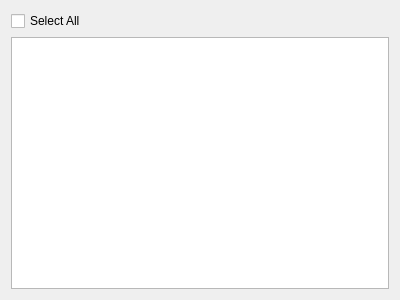
<?xml version="1.0" encoding="UTF-8"?>
<ui version="4.0">
 <class>ReverseEngineerWizardTablesForm</class>
 <widget class="QWidget" name="ReverseEngineerWizardTablesForm">
  <property name="geometry">
   <rect>
    <x>0</x>
    <y>0</y>
    <width>400</width>
    <height>300</height>
   </rect>
  </property>
  <property name="windowTitle">
   <string>Form</string>
  </property>
  <layout class="QVBoxLayout" name="verticalLayout">
   <item>
    <widget class="QCheckBox" name="checkBox">
     <property name="text">
      <string>Select All</string>
     </property>
     <property name="tristate">
      <bool>false</bool>
     </property>
    </widget>
   </item>
   <item>
    <widget class="QListWidget" name="listWidget">
     <property name="iconSize">
      <size>
       <width>16</width>
       <height>16</height>
      </size>
     </property>
    </widget>
   </item>
  </layout>
 </widget>
 <resources/>
 <connections>
  <connection>
   <sender>checkBox</sender>
   <signal>stateChanged(int)</signal>
   <receiver>ReverseEngineerWizardTablesForm</receiver>
   <slot>checkStateChanged(int)</slot>
   <hints>
    <hint type="sourcelabel">
     <x>199</x>
     <y>18</y>
    </hint>
    <hint type="destinationlabel">
     <x>199</x>
     <y>149</y>
    </hint>
   </hints>
  </connection>
 </connections>
 <slots>
  <slot>checkStateChanged(int)</slot>
 </slots>
</ui>
